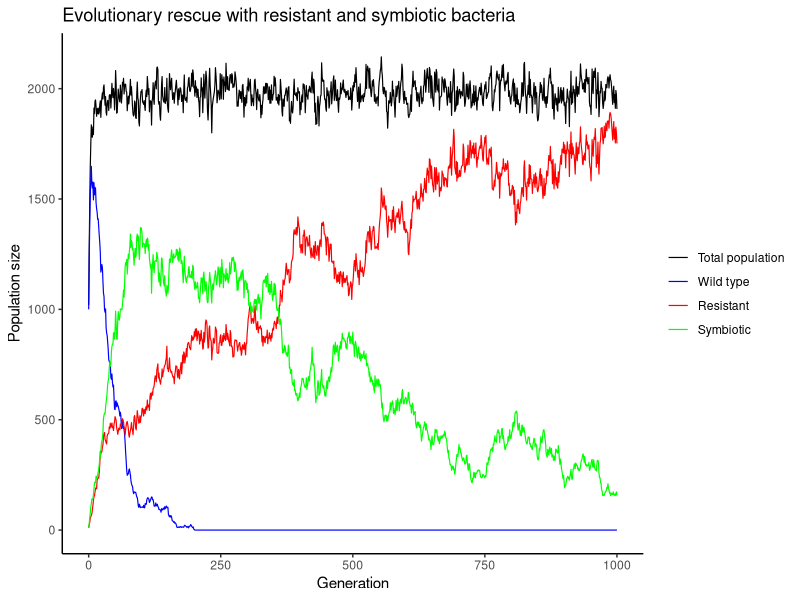

This chart was generated by the following R code: (Note: this script raises an error after producing the figure.)
## ---- chunk 1
simulate_one_gen <- function(N_wt, N_r, N_s, infection_prob, induction_prob, symbiosis_prob, mut_rate, cost_r, growth_rate, K) {
  
  N_tot <- N_wt + N_r + N_s
  
  # intrinsic growth without losses
  r0 <- growth_rate - 1
  
  # growth rate of each type minus its specific loss
  rho_wt <- r0 - infection_prob
  rho_r <- r0 - cost_r
  rho_s <- r0 - induction_prob
  
  # logistic growth: crowding reduces all types by the same amount
  mean_wt <- N_wt * max(0, 1 + rho_wt - r0 * N_tot / K)
  mean_r <- N_r * max(0, 1 + rho_r - r0 * N_tot / K)
  mean_s <- N_s * max(0, 1 + rho_s - r0 * N_tot / K)
  
  # Claude input: offspring (Poisson)
  offsp_wt <- rpois(1, mean_wt)
  offsp_r  <- rpois(1, mean_r)
  offsp_s  <- rpois(1, mean_s)
  
  # wt bacteria (offspring) either get infected (& die) or do symbiosis or stay
  prob_wt <- 1-mut_rate - symbiosis_prob
  outcome <- rmultinom(1,offsp_wt,c(mut_rate,symbiosis_prob,prob_wt))
  
  n_resistant <- outcome[1]
  n_symbiotic <- outcome[2]
  n_wt <- outcome[3]
  
  # Claude input: new population sizes of wild type, resistant and symbiotes
  N_wt_new <- n_wt
  N_r_new  <- offsp_r + n_resistant
  N_s_new  <- offsp_s + n_symbiotic

  return(c(N_wt_new, N_r_new, N_s_new))
}


# Test the function
N_wt <- 1000
N_r <- 0
N_s <- 0
infection_prob <- 0.005
induction_prob <- 0.01
symbiosis_prob <- 0.05
cost_r <- 0.1
growth_rate <- 1
mut_rate <- 0.1
K = 2000



print(simulate_one_gen(N_wt, N_r, N_s, infection_prob, symbiosis_prob, induction_prob, mut_rate, cost_r, growth_rate, K))
## ---- chunk 2
simulate_pop <- function(N_init_wt, N_init_r, N_init_s, infection_prob, induction_prob, symbiosis_prob, mut_rate, cost_r, growth_rate, t_max, K) {
 
  
  # Create the vector in which to save the results
  pop_vector <- c(N_init_wt, N_init_r, N_init_s)
  # initiate the variables
  pop_new <- c(N_init_wt, N_init_r, N_init_s) 

  # run the simulation until generation t_max
  for (i in 1:t_max) {
    # redefine the current population one generation later
    pop_new <- simulate_one_gen(pop_new[1],pop_new[2], pop_new[3], infection_prob, induction_prob, symbiosis_prob, mut_rate, cost_r, growth_rate, K)
    # add the new population sizes to the output vector
    pop_vector <- rbind(pop_vector,pop_new)
    # condition to stop the simulation before t_max: either the population exceeds 1.5 times the original population size, or it goes extinct
    if (pop_new[1]+pop_new[2]+pop_new[3]>=3*(N_init_wt+ N_init_r+N_init_s) | pop_new[1]+pop_new[2]+pop_new[3]==0) break
  }
  
  # define the row and column names of the output vector
  rownames(pop_vector) <- (0:t_max)[1:length(pop_vector[,1])] # note that the vector has to be cut if the simulation stopped early
  colnames(pop_vector) <- c("wt","r", "s")
  # return the result
  return(pop_vector)	
}


# Test the function and plot the result
# set t_max to a value to be used througout
max_gen <- 1000
# set each parameter
N_init_wt <- 1000
N_init_r <- 10
N_init_s <- 10
infection_prob <- 0.02
induction_prob <- 0.006
symbiosis_prob <- 0.01
cost_r <- 0.001
growth_rate <- 1.5
mut_rate <- 0.005
K = 2000



# create your simulation data
output <- simulate_pop(N_init_wt, N_init_r, N_init_s, infection_prob, induction_prob, symbiosis_prob, mut_rate, cost_r, growth_rate, max_gen, K)
# show the last few lines of the data table
print(tail(output))
# plot the output - note that the plot range and the x axis have to be adjusted based on the length of the table
# determine x axis range 
x_range <- 0:(length(output[,1])-1)

# plotting with ggplot
library(ggplot2)
library(tidyr)
library(dplyr)
library(tibble)

# Convert simulation output into a data frame
output_df <- as.data.frame(output) %>%
  mutate(Generation = as.numeric(rownames(output))) %>%
  mutate(Total = wt + r + s)

# Reshape data for ggplot
plot_data <- output_df %>%
  pivot_longer(
    cols = c(Total, wt, r, s),
    names_to = "Population",
    values_to = "Size"
  ) %>%
  mutate(
    Population = factor(
      Population,
      levels = c("Total", "wt", "r", "s"),
      labels = c(
        "Total population",
        "Wild type",
        "Resistant",
        "Symbiotic"
      )
    )
  )

# Plot population trajectories
ggplot(plot_data, aes(x = Generation, y = Size, colour = Population)) +
  geom_line(linewidth = 0.4) +
  scale_colour_manual(
    values = c(
      "Total population" = "black",
      "Wild type" = "blue",
      "Resistant" = "red",
      "Symbiotic" = "green"
    )
  ) +
  labs(
    x = "Generation",
    y = "Population size",
    colour = NULL
  ) +
  ggtitle( "Evolutionary rescue with resistant and symbiotic bacteria")+
  theme_classic() +
  theme(
    legend.position = "right",
    legend.justification = "center",
    legend.background = element_blank()
  )



## ---- chunk 3
# set some parameters to fixed values
init_a <- 100
init_A <- 0
m_rate <- 0.001
max_gen <- 1000
# determine how often to run the simulation for each set of parameters
no_replicates <- 100

# set parameters to vary
s_values <- c(0.2,0.3,0.4)
r_values <- c(0.05,0.1,0.15)

# initialize data table - where to collect the results
data_table <- c()
# run the simulation across all chosen parameters
# loop over decay rates
for(rval in r_values){
  # loop over selection coefficients
  for(sval in s_values){
    # different way of running many simulations: make replicates using "repeat" function with a counter i
    # reset counter
    i<-1
    repeat {
      # increase counter by one
      i<-i+1
      # run the simulation once
      one_run <- simulate_pop(init_a,init_A,rval,sval,m_rate,max_gen)
      # determine total population sizes
      total_size <- one_run[,1]+one_run[,2]
      # determine minimum population size
      min_size <- min(total_size)
      # determine (first) generation at which this population size occurred
      min_gen <- as.numeric(which(total_size==min_size)[1])
      # enter the data into the table
      data_table <- rbind(data_table,c(rval,sval,min_gen,min_size)) # note that we add the varying parameters (decay rate and selection coefficient) to the table too
      # stop the repeated computation after no_replicates times
      if(i>no_replicates) break
    }
  }
}
# define column names of data table
colnames(data_table) <- c("r","s","min_gen","no_min")
# show the first lines of the output
print(head(data_table))
